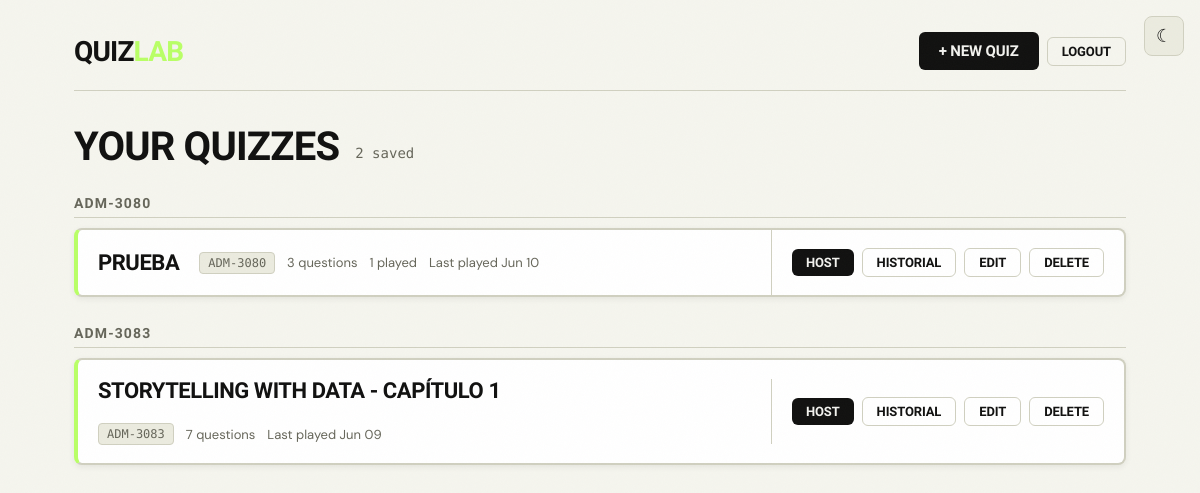
The app's page /admin/dashboard (signed in), older data.
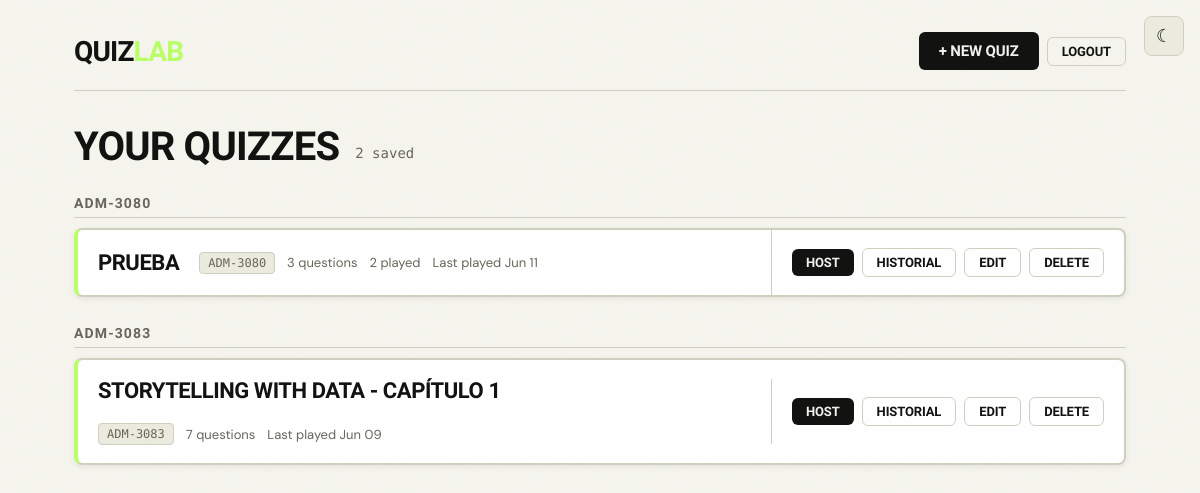
The same page, newer data.
### models.py (models this page shows)
class Quiz(SQLModel, table=True):
    id: Optional[int] = Field(default=None, primary_key=True)
    name: str
    course_tag: Optional[str] = None
    read_time: int = Field(default=5)
    created_at: datetime = Field(default_factory=datetime.utcnow)
    last_played: Optional[datetime] = None

### main.py (the view)
@app.get("/admin/dashboard", response_class=HTMLResponse)
async def admin_dashboard(request: Request, db: Session = Depends(get_session)):
    if not request.session.get("admin"):
        return RedirectResponse("/admin/login")
    quizzes = db.exec(select(Quiz).order_by(Quiz.created_at.desc())).all()
    quizzes_data = []
    for quiz in quizzes:
        count = len(db.exec(select(Question).where(Question.quiz_id == quiz.id)).all())
        play_count = len(db.exec(select(QuizSession).where(QuizSession.quiz_id == quiz.id)).all())
        quizzes_data.append(
            {
                "id": quiz.id,
                "name": quiz.name,
                "course_tag": quiz.course_tag,
                "question_count": count,
                "last_played": quiz.last_played,
                "play_count": play_count,
            }
        )
    groups_dict: dict = {}
    for q in quizzes_data:
        tag = q["course_tag"] or "Sin materia"
        if tag not in groups_dict:
            groups_dict[tag] = []
        groups_dict[tag].append(q)
    sorted_tags = sorted(t for t in groups_dict if t != "Sin materia")
    if "Sin materia" in groups_dict:
        sorted_tags.append("Sin materia")
    quiz_groups = [{"tag": t, "quizzes": groups_dict[t]} for t in sorted_tags]
    return templates.TemplateResponse(
        "admin_dashboard.html", {
            "request": request,
            "quiz_groups": quiz_groups,
            "quiz_count": len(quizzes_data),
        }
    )

### templates/admin_dashboard.html (shortened to what this page needs)
{% extends "base.html" %}
{% block extra_css %}<link rel="stylesheet" href="/static/css/admin.css">{% endblock %}
{% block content %}
<div class="admin-wrap">
  <nav class="admin-nav">
    <a href="/admin/dashboard" class="logo">Quiz<span>Lab</span></a>
    <div class="nav-links">
      <a href="/admin/quiz/new" class="btn btn-primary">+ New Quiz</a>
      <a href="/admin/logout" class="btn btn-ghost btn-sm">Logout</a>
    </div>
  </nav>
  <div class="dash-header">
    <h1>Your Quizzes</h1>
    <span class="count">{{ quiz_count }} saved</span>
  </div>
  {% if quiz_groups %}
  {% for group in quiz_groups %}
  <h3 class="course-group-heading">{{ group.tag }}</h3>
  <div class="quiz-list">
    {% for quiz in group.quizzes %}
    <div class="quiz-card">
      <div class="quiz-card-body">
        <span class="quiz-name">{{ quiz.name }}</span>
        <div class="quiz-meta">
          {% if quiz.course_tag %}
          <span class="tag">{{ quiz.course_tag }}</span>
          {% endif %}
          <span class="quiz-stat">{{ quiz.question_count }} question{{ 's' if quiz.question_count != 1 }}</span>
          {% if quiz.play_count > 0 %}
          <span class="quiz-stat text-muted">{{ quiz.play_count }} played</span>
          {% endif %}
          {% if quiz.last_played %}
          <span class="quiz-stat text-muted">Last played {{ quiz.last_played.strftime('%b %d') }}</span>
          {% endif %}
        </div>
      </div>
      <div class="quiz-card-actions">
        <a href="/admin/host/{{ quiz.id }}" class="btn btn-primary btn-sm">Host</a>
        <a href="/admin/quiz/{{ quiz.id }}/history" class="btn btn-ghost btn-sm">Historial</a>
        <a href="/admin/quiz/{{ quiz.id }}/edit" class="btn btn-ghost btn-sm">Edit</a>
        <button class="btn btn-ghost btn-sm" onclick="deleteQuiz({{ quiz.id }}, '{{ quiz.name|replace("'", "\\'") }}')">Delete</button>
      </div>
    </div>
    {% endfor %}
  </div>
  {% endfor %}
  {% else %}
  <div class="empty-state">
    <h2>No quizzes yet</h2>
    <p>Create your first quiz to get started.</p>
    <a href="/admin/quiz/new" class="btn btn-primary btn-lg">+ Create Quiz</a>
  </div>
  {% endif %}
</div>
{% endblock %}

### templates/base.html (shortened to what this page needs)
<!DOCTYPE html>
<html lang="en">
<head>
  <link rel="stylesheet" href="/static/css/base.css">
  {% block extra_css %}{% endblock %}
</head>
<body>
  <button id="theme-toggle" onclick="toggleTheme()" aria-label="Toggle theme"></button>
  {% block content %}{% endblock %}
</body>
</html>

### static/css/base.css (style rules this page uses)
:root, [data-theme="dark"] { --bg: #090909; --surface: #111118; --surface-2: #1a1a26; --border: #2a2a3c; --text: #F2F2EE; --text-muted: #777780; --lime: #B9FF66; --fire: #FF6B35; --violet: #7B61FF; --answer-a: #FF4B6E; --answer-b: #4B9EFF; --answer-c: #FFD166; --answer-d: #06D6A0; --answer-e: #9B5DE5; --answer-f: #F15BB5; --shadow: rgba(185, 255, 102, 0.08); --grain: 0.04; --btn-primary-bg: var(--lime); --btn-primary-text: #111110; }
[data-theme="light"] { --bg: #F5F5EE; --surface: #FFFFFF; --surface-2: #EBEBDF; --border: #D0D0C0; --text: #111110; --text-muted: #66665A; --lime: #B9FF66; --fire: #D94F00; --violet: #5A40EE; --answer-a: #C4003A; --answer-b: #0055C4; --answer-c: #A07000; --answer-d: #006B4F; --answer-e: #7A3DBF; --answer-f: #C4006B; --shadow: rgba(0, 0, 0, 0.07); --grain: 0.025; --btn-primary-bg: #111110; --btn-primary-text: #F2F2EE; }
*, *::before, *::after { box-sizing: border-box; margin: 0; padding: 0; }
html { font-size: 16px; }
body { font-family: 'DM Sans', sans-serif; background: var(--bg); color: var(--text); min-height: 100vh; transition: background-color 0.25s ease, color 0.25s ease; overflow-x: hidden; }
body::after { content: ''; position: fixed; inset: 0; pointer-events: none; z-index: 9999; opacity: var(--grain); background-repeat: repeat; }
h1, h2, h3, h4, h5, h6, .label-font { font-family: 'Barlow Condensed', sans-serif; font-weight: 900; text-transform: uppercase; letter-spacing: -0.02em; }
#theme-toggle { position: fixed; top: 16px; right: 16px; z-index: 9000; width: 40px; height: 40px; background: var(--surface-2); border: 1px solid var(--border); border-radius: 8px; cursor: pointer; display: flex; align-items: center; justify-content: center; font-size: 18px; color: var(--text); transition: background-color 0.25s ease, border-color 0.25s ease; }
#theme-toggle[data-mode="light"]::before { content: "☾"; }
.btn { display: inline-flex; align-items: center; justify-content: center; gap: 8px; padding: 10px 20px; border: none; border-radius: 6px; cursor: pointer; font-family: 'Barlow Condensed', sans-serif; font-weight: 900; font-size: 15px; letter-spacing: -0.01em; text-transform: uppercase; text-decoration: none; transition: transform 0.1s ease, opacity 0.15s ease; white-space: nowrap; }
.btn-primary { background: var(--btn-primary-bg); color: var(--btn-primary-text); }
.btn-ghost { background: transparent; color: var(--text); border: 1px solid var(--border); }
.btn-sm { padding: 6px 14px; font-size: 13px; }
.logo { font-family: 'Barlow Condensed', sans-serif; font-weight: 900; font-size: 28px; text-transform: uppercase; letter-spacing: -0.03em; color: var(--text); text-decoration: none; }
.logo span { color: var(--lime); }
.card, .btn, nav, header, footer { transition: background-color 0.25s ease, border-color 0.25s ease, color 0.25s ease; }
.text-muted { color: var(--text-muted); }

Row changes from the older to the newer data that the page shows:
changed Quiz "PRUEBA": play_count "1" → "2"; last_played "Jun 10" → "Jun 11"
